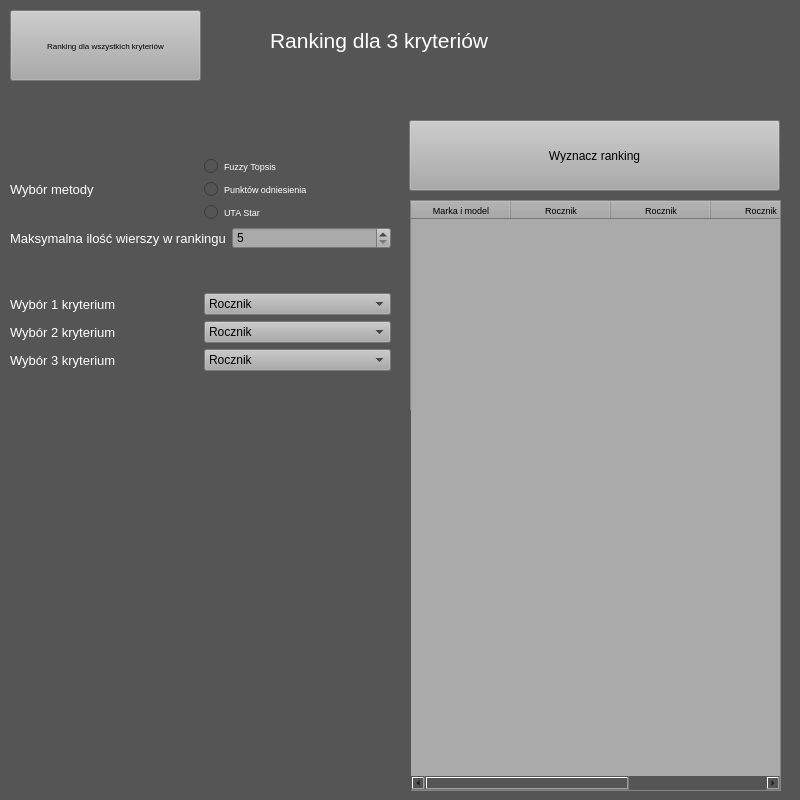
<?xml version="1.0" encoding="UTF-8"?>
<ui version="4.0">
 <class>Form</class>
 <widget class="QWidget" name="Form">
  <property name="geometry">
   <rect>
    <x>0</x>
    <y>0</y>
    <width>800</width>
    <height>800</height>
   </rect>
  </property>
  <property name="windowTitle">
   <string>Form</string>
  </property>
  <property name="autoFillBackground">
   <bool>false</bool>
  </property>
  <property name="styleSheet">
   <string notr="true">background-color: rgb(85, 85, 85);</string>
  </property>
  <widget class="QTableWidget" name="table_widget">
   <property name="geometry">
    <rect>
     <x>410</x>
     <y>200</y>
     <width>371</width>
     <height>591</height>
    </rect>
   </property>
   <property name="styleSheet">
    <string notr="true">selection-background-color: rgb(170, 170, 170);
selection-color: rgb(0, 0, 0);
background-color: rgb(170, 170, 170);
color: rgb(0, 0, 0);
font: 7pt &quot;MS Shell Dlg 2&quot;;</string>
   </property>
   <column>
    <property name="text">
     <string>Marka i model</string>
    </property>
    <property name="font">
     <font>
      <pointsize>7</pointsize>
     </font>
    </property>
   </column>
   <column>
    <property name="text">
     <string>Rocznik</string>
    </property>
    <property name="font">
     <font>
      <pointsize>7</pointsize>
     </font>
    </property>
   </column>
   <column>
    <property name="text">
     <string>Rocznik</string>
    </property>
    <property name="font">
     <font>
      <pointsize>7</pointsize>
     </font>
    </property>
   </column>
   <column>
    <property name="text">
     <string>Rocznik</string>
    </property>
    <property name="font">
     <font>
      <pointsize>7</pointsize>
     </font>
    </property>
   </column>
   <column>
    <property name="text">
     <string/>
    </property>
   </column>
  </widget>
  <widget class="QWidget" name="chart" native="true">
   <property name="geometry">
    <rect>
     <x>0</x>
     <y>410</y>
     <width>411</width>
     <height>391</height>
    </rect>
   </property>
  </widget>
  <widget class="QLabel" name="label">
   <property name="geometry">
    <rect>
     <x>270</x>
     <y>20</y>
     <width>341</width>
     <height>41</height>
    </rect>
   </property>
   <property name="font">
    <font>
     <pointsize>16</pointsize>
    </font>
   </property>
   <property name="styleSheet">
    <string notr="true">color: rgb(255, 255, 255);</string>
   </property>
   <property name="text">
    <string>Ranking dla 3 kryteriów</string>
   </property>
  </widget>
  <widget class="QPushButton" name="all_criteria_button">
   <property name="geometry">
    <rect>
     <x>10</x>
     <y>10</y>
     <width>191</width>
     <height>71</height>
    </rect>
   </property>
   <property name="font">
    <font>
     <pointsize>6</pointsize>
    </font>
   </property>
   <property name="styleSheet">
    <string notr="true">background-color: rgb(170, 170, 170);
color: rgb(0, 0, 0);</string>
   </property>
   <property name="text">
    <string>Ranking dla wszystkich kryteriów</string>
   </property>
  </widget>
  <widget class="QWidget" name="layoutWidget">
   <property name="geometry">
    <rect>
     <x>10</x>
     <y>120</y>
     <width>381</width>
     <height>291</height>
    </rect>
   </property>
   <layout class="QVBoxLayout" name="verticalLayout_4">
    <item>
     <layout class="QVBoxLayout" name="verticalLayout_2">
      <item>
       <layout class="QHBoxLayout" name="horizontalLayout">
        <item>
         <widget class="QLabel" name="method_choice_label">
          <property name="font">
           <font>
            <pointsize>10</pointsize>
           </font>
          </property>
          <property name="styleSheet">
           <string notr="true">color: rgb(255, 255, 255);</string>
          </property>
          <property name="text">
           <string>Wybór metody</string>
          </property>
         </widget>
        </item>
        <item>
         <layout class="QVBoxLayout" name="verticalLayout">
          <item>
           <widget class="QRadioButton" name="topsis_method">
            <property name="font">
             <font>
              <pointsize>7</pointsize>
             </font>
            </property>
            <property name="styleSheet">
             <string notr="true">color: rgb(255, 255, 255);</string>
            </property>
            <property name="text">
             <string>Fuzzy Topsis</string>
            </property>
           </widget>
          </item>
          <item>
           <widget class="QRadioButton" name="rsm_method">
            <property name="font">
             <font>
              <pointsize>7</pointsize>
             </font>
            </property>
            <property name="styleSheet">
             <string notr="true">color: rgb(255, 255, 255);</string>
            </property>
            <property name="text">
             <string>Punktów odniesienia</string>
            </property>
           </widget>
          </item>
          <item>
           <widget class="QRadioButton" name="uta_method">
            <property name="font">
             <font>
              <pointsize>7</pointsize>
             </font>
            </property>
            <property name="styleSheet">
             <string notr="true">color: rgb(255, 255, 255);</string>
            </property>
            <property name="text">
             <string>UTA Star</string>
            </property>
           </widget>
          </item>
         </layout>
        </item>
       </layout>
      </item>
      <item>
       <layout class="QHBoxLayout" name="horizontalLayout_2">
        <item>
         <widget class="QLabel" name="max_rows_label">
          <property name="font">
           <font>
            <pointsize>10</pointsize>
           </font>
          </property>
          <property name="styleSheet">
           <string notr="true">color: rgb(255, 255, 255);</string>
          </property>
          <property name="text">
           <string>Maksymalna ilość wierszy w rankingu</string>
          </property>
         </widget>
        </item>
        <item>
         <widget class="QSpinBox" name="max_rows_spinbox">
          <property name="styleSheet">
           <string notr="true">background-color: rgb(170, 170, 170);
color: rgb(0, 0, 0);</string>
          </property>
          <property name="minimum">
           <number>5</number>
          </property>
          <property name="maximum">
           <number>99</number>
          </property>
          <property name="singleStep">
           <number>5</number>
          </property>
         </widget>
        </item>
       </layout>
      </item>
     </layout>
    </item>
    <item>
     <layout class="QVBoxLayout" name="verticalLayout_3">
      <item>
       <layout class="QHBoxLayout" name="horizontalLayout_3">
        <item>
         <widget class="QLabel" name="first_criterion">
          <property name="font">
           <font>
            <pointsize>10</pointsize>
           </font>
          </property>
          <property name="styleSheet">
           <string notr="true">color: rgb(255, 255, 255);</string>
          </property>
          <property name="text">
           <string>Wybór 1 kryterium</string>
          </property>
         </widget>
        </item>
        <item>
         <widget class="QComboBox" name="first_criterion_combobox">
          <property name="styleSheet">
           <string notr="true">background-color: rgb(170, 170, 170);
color: rgb(0, 0, 0);</string>
          </property>
          <item>
           <property name="text">
            <string>Rocznik</string>
           </property>
          </item>
          <item>
           <property name="text">
            <string>Cena</string>
           </property>
          </item>
          <item>
           <property name="text">
            <string>Przebieg</string>
           </property>
          </item>
          <item>
           <property name="text">
            <string>Moc silnika</string>
           </property>
          </item>
          <item>
           <property name="text">
            <string>Pojemność silnika</string>
           </property>
          </item>
          <item>
           <property name="text">
            <string>Spalanie</string>
           </property>
          </item>
          <item>
           <property name="text">
            <string>Masa</string>
           </property>
          </item>
          <item>
           <property name="text">
            <string>Pojemność bagażnika</string>
           </property>
          </item>
         </widget>
        </item>
       </layout>
      </item>
      <item>
       <layout class="QHBoxLayout" name="horizontalLayout_4">
        <item>
         <widget class="QLabel" name="second_criterion">
          <property name="font">
           <font>
            <pointsize>10</pointsize>
           </font>
          </property>
          <property name="styleSheet">
           <string notr="true">color: rgb(255, 255, 255);</string>
          </property>
          <property name="text">
           <string>Wybór 2 kryterium</string>
          </property>
         </widget>
        </item>
        <item>
         <widget class="QComboBox" name="second_criterion_combobox">
          <property name="styleSheet">
           <string notr="true">background-color: rgb(170, 170, 170);
color: rgb(0, 0, 0);</string>
          </property>
          <item>
           <property name="text">
            <string>Rocznik</string>
           </property>
          </item>
          <item>
           <property name="text">
            <string>Cena</string>
           </property>
          </item>
          <item>
           <property name="text">
            <string>Przebieg</string>
           </property>
          </item>
          <item>
           <property name="text">
            <string>Moc silnika</string>
           </property>
          </item>
          <item>
           <property name="text">
            <string>Pojemność silnika</string>
           </property>
          </item>
          <item>
           <property name="text">
            <string>Spalanie</string>
           </property>
          </item>
          <item>
           <property name="text">
            <string>Masa</string>
           </property>
          </item>
          <item>
           <property name="text">
            <string>Pojemność bagażnika</string>
           </property>
          </item>
         </widget>
        </item>
       </layout>
      </item>
      <item>
       <layout class="QHBoxLayout" name="horizontalLayout_5">
        <item>
         <widget class="QLabel" name="third_criterion">
          <property name="font">
           <font>
            <pointsize>10</pointsize>
           </font>
          </property>
          <property name="styleSheet">
           <string notr="true">color: rgb(255, 255, 255);</string>
          </property>
          <property name="text">
           <string>Wybór 3 kryterium</string>
          </property>
         </widget>
        </item>
        <item>
         <widget class="QComboBox" name="third_criterion_combobox">
          <property name="styleSheet">
           <string notr="true">color: rgb(0, 0, 0);
background-color: rgb(170, 170, 170);</string>
          </property>
          <item>
           <property name="text">
            <string>Rocznik</string>
           </property>
          </item>
          <item>
           <property name="text">
            <string>Cena</string>
           </property>
          </item>
          <item>
           <property name="text">
            <string>Przebieg</string>
           </property>
          </item>
          <item>
           <property name="text">
            <string>Moc silnika</string>
           </property>
          </item>
          <item>
           <property name="text">
            <string>Pojemność silnika</string>
           </property>
          </item>
          <item>
           <property name="text">
            <string>Spalanie</string>
           </property>
          </item>
          <item>
           <property name="text">
            <string>Masa</string>
           </property>
          </item>
          <item>
           <property name="text">
            <string>Pojemność bagażnika</string>
           </property>
          </item>
         </widget>
        </item>
       </layout>
      </item>
     </layout>
    </item>
   </layout>
  </widget>
  <widget class="QPushButton" name="create_ranking">
   <property name="geometry">
    <rect>
     <x>409</x>
     <y>120</y>
     <width>371</width>
     <height>71</height>
    </rect>
   </property>
   <property name="styleSheet">
    <string notr="true">background-color: rgb(170, 170, 170);
color: rgb(0, 0, 0);
font: 12pt &quot;MS Shell Dlg 2&quot;;</string>
   </property>
   <property name="text">
    <string>Wyznacz ranking</string>
   </property>
  </widget>
 </widget>
 <resources/>
 <connections/>
</ui>
